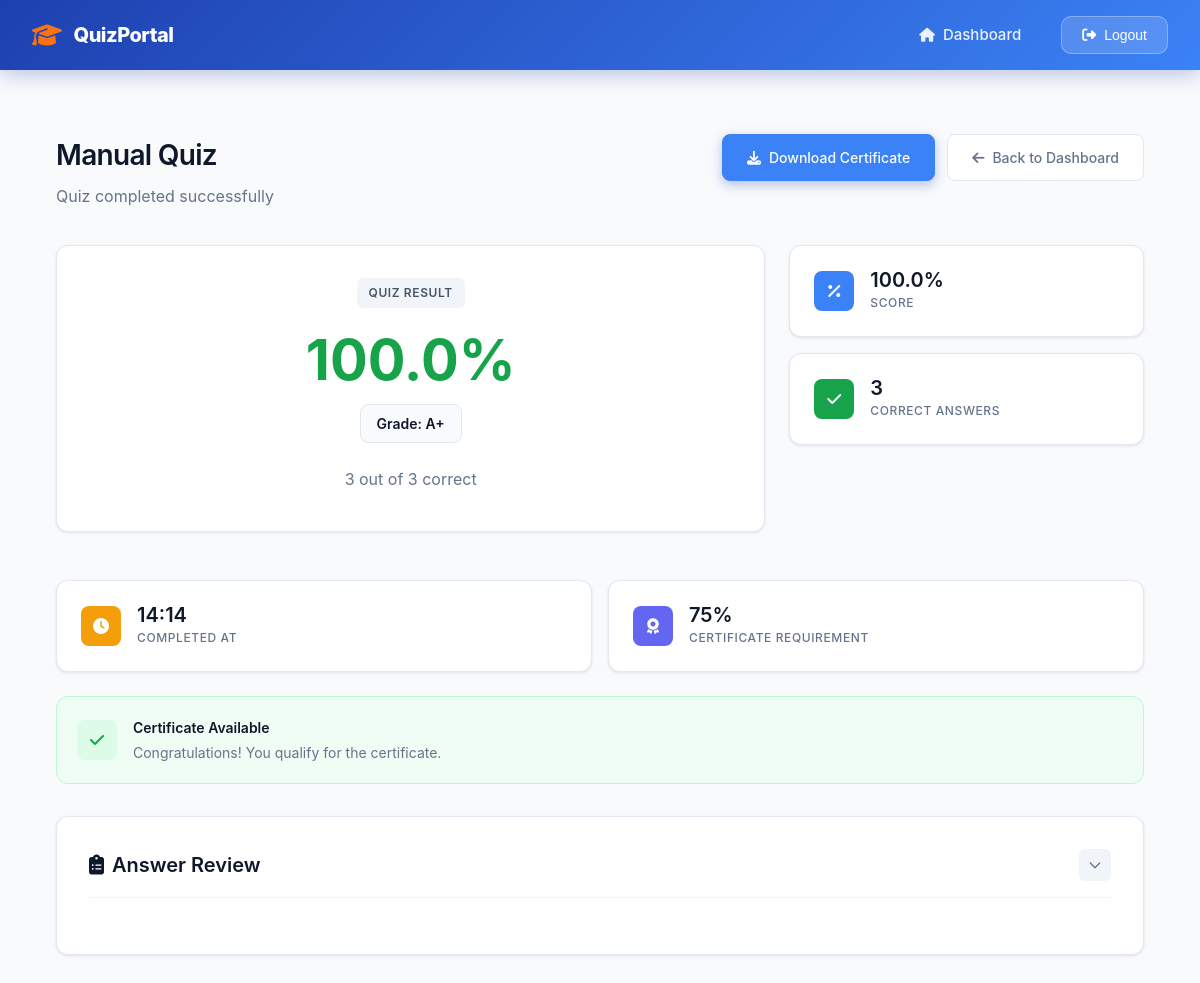
The page /quiz/result/11/ (signed in) on the database its author committed.
### video_app/models.py (models this page shows, shortened)
class QuizResult(models.Model):
    attempt = models.OneToOneField(QuizAttempt, on_delete=models.CASCADE, related_name='result')
    student = models.ForeignKey(settings.AUTH_USER_MODEL, on_delete=models.CASCADE, related_name='quiz_results')
    quiz = models.ForeignKey(Quiz, on_delete=models.CASCADE, related_name='results')
    score = models.PositiveIntegerField(default=0)
    total_questions = models.PositiveIntegerField(default=0)
    percentage = models.FloatField(default=0.0)
    completed_at = models.DateTimeField(auto_now_add=True)
    class Meta:
        indexes = [
            models.Index(fields=['student', 'completed_at']),
            models.Index(fields=['quiz', 'completed_at']),
        ]
    @property
    def grade(self):
        if self.percentage >= 90: return 'A+'
        elif self.percentage >= 80: return 'A'
        elif self.percentage >= 70: return 'B'
        elif self.percentage >= 60: return 'C'
        else: return 'F'

class Quiz(models.Model):
    title = models.CharField(max_length=255)
    description = models.TextField(blank=True)
    time_limit_minutes = models.PositiveIntegerField(default=30, help_text="Time limit in minutes")
    shuffle_questions = models.BooleanField(default=False)
    max_attempts = models.PositiveIntegerField(default=0, help_text="Maximum attempts per student (0 for unlimited)")
    is_active = models.BooleanField(default=True)
    start_time = models.DateTimeField(null=True, blank=True, help_text="Leave blank for no schedule")
    end_time = models.DateTimeField(null=True, blank=True, help_text="Leave blank for no schedule")
    certificate_min_percentage = models.FloatField(default=60.0, help_text="Minimum % score required to download certificate")
    created_at = models.DateTimeField(auto_now_add=True)
    questions = models.ManyToManyField(Question, through='QuizQuestion', blank=True)
    class Meta:
        indexes = [
            models.Index(fields=['is_active']),
            models.Index(fields=['start_time']),
            models.Index(fields=['end_time']),
        ]
    def has_reached_max_attempts(self, student):
        if self.max_attempts == 0:
            return False  # Unlimited attempts
        return self.get_student_attempts(student) >= self.max_attempts

### video_app/views.py (the view)
# urls.py: path('quiz/result/<int:attempt_id>/', views.quiz_result, name='quiz_result'),
@student_login_required
def quiz_result(request, attempt_id):
    attempt = get_object_or_404(QuizAttempt, id=attempt_id, student=request.user)
    if not attempt.is_submitted:
        return redirect('video_app:start_quiz', quiz_id=attempt.quiz.id)
    if attempt.quiz.has_reached_max_attempts(request.user):
        messages.info(request, f"You have reached the maximum number of attempts ({attempt.quiz.max_attempts}) for this quiz.")
    result = get_object_or_404(QuizResult, attempt=attempt)
    review_items = review_items_for_attempt(attempt)
    min_pct = attempt.quiz.certificate_min_percentage
    certificate_eligible = result.percentage >= min_pct
    return render(request, 'student/quiz_result.html', {
        'result': result,
        'attempt': attempt,
        'review_items': review_items,
        'certificate_eligible': certificate_eligible,
        'min_pct': min_pct,
        'max_attempts_reached': attempt.quiz.has_reached_max_attempts(request.user),
    })

### video_app/models.py (called while the page is built)
    def get_options(self):
        pairs = [
            ('A', self.option_a),
            ('B', self.option_b),
            ('C', self.option_c),
            ('D', self.option_d),
            ('E', self.option_e),
            ('F', self.option_f),
        ]
        return [(letter, text) for letter, text in pairs if text.strip()]

    def is_answer_correct(self, selected):
        if not selected:
            return False
        return selected.upper() in [a.upper() for a in (self.correct_answers or [])]

### video_app/selectors.py (called while the page is built)
def question_map_for_ids(question_ids):
    return Question.objects.in_bulk(question_ids)

def review_items_for_attempt(attempt):
    question_map = question_map_for_ids(attempt.question_order)
    answer_map = {
        answer.question_id: answer
        for answer in attempt.answers.select_related('question')
    }
    items = []
    for question_id in attempt.question_order:
        question = question_map.get(question_id)
        if question is None:
            continue
        answer = answer_map.get(question_id)
        selected_answers = answer.selected_answers if answer else []
        correct_answers = set(a.upper() for a in (question.correct_answers or []))
        selected_set = set(a.upper() for a in selected_answers)
        items.append({
            'question': question,
            'selected_answers': selected_answers,
            'is_correct': selected_set == correct_answers and len(selected_set) > 0,
        })
    return items

### video_app/templatetags/quiz_tags.py (called while the page is built)
@register.filter
def option_pairs(question):
    return question.get_options()

@register.filter
def is_correct_answer(question, letter):
    return question.is_answer_correct(letter)

@register.filter
def join_list(lst, sep=", "):
    if not lst:
        return ""
    return sep.join(str(x) for x in lst)

### video_app/templates/student/quiz_result.html (shortened to what this page needs)
{% extends "student/base_student.html" %}
{% load quiz_tags %}
{% block student_content %}
<div class="dashboard-container">
    <div class="dashboard-header">
        <div>
            <h1 class="dashboard-title">{{ result.quiz.title }}</h1>
            <p class="dashboard-subtitle">Quiz completed successfully</p>
        </div>
        <div class="actions-section">
            {% if certificate_eligible %}
            <a href="{% url 'video_app:download_certificate' attempt.id %}" class="btn btn-primary">
                <i class="fas fa-download"></i>
                Download Certificate
            </a>
            {% endif %}
            <a href="{% url 'video_app:student_dashboard' %}" class="btn btn-secondary">
                <i class="fas fa-arrow-left"></i>
                Back to Dashboard
            </a>
        </div>
    </div>
    <div class="dashboard-grid">
        <div class="main-result-section">
            <div class="result-card">
                <div class="result-badge">Quiz Result</div>
                <div class="result-score {% if result.percentage >= 60 %}high{% else %}low{% endif %}">
                    {{ result.percentage|floatformat:1 }}%
                </div>
                <div class="result-grade">Grade: {{ result.grade }}</div>
                <div class="result-summary">{{ result.score }} out of {{ result.total_questions }} correct</div>
            </div>
            <div class="stats-column">
                <div class="stat-card">
                    <div class="stat-icon primary">
                        <i class="fas fa-percentage"></i>
                    </div>
                    <div class="stat-content">
                        <div class="stat-value">{{ result.percentage|floatformat:1 }}%</div>
                        <div class="stat-label">Score</div>
                    </div>
                </div>
                <div class="stat-card">
                    <div class="stat-icon success">
                        <i class="fas fa-check"></i>
                    </div>
                    <div class="stat-content">
                        <div class="stat-value">{{ result.score }}</div>
                        <div class="stat-label">Correct Answers</div>
                    </div>
                </div>
            </div>
        </div>
    </div>
    <div class="secondary-stats">
        <div class="stat-card">
            <div class="stat-icon warning">
                <i class="fas fa-clock"></i>
            </div>
            <div class="stat-content">
                <div class="stat-value">{{ result.completed_at|date:"H:i" }}</div>
                <div class="stat-label">Completed at</div>
            </div>
        </div>
        <div class="stat-card">
            <div class="stat-icon info">
                <i class="fas fa-award"></i>
            </div>
            <div class="stat-content">
                <div class="stat-value">{{ min_pct|floatformat:0 }}%</div>
                <div class="stat-label">Certificate Requirement</div>
            </div>
        </div>
    </div>
    <div class="certificate-alert {% if certificate_eligible %}success{% endif %}">
        <div class="certificate-icon">
            {% if certificate_eligible %}
                <i class="fas fa-check"></i>
            {% else %}
                <i class="fas fa-info"></i>
            {% endif %}
        </div>
        <div class="certificate-content">
            <div class="certificate-title">
                {% if certificate_eligible %}Certificate Available{% else %}Certificate Requirement{% endif %}
            </div>
            <div class="certificate-message">
                {% if certificate_eligible %}
                    Congratulations! You qualify for the certificate.
                {% else %}
                    You need {{ min_pct|floatformat:0 }}% to qualify for the certificate (you scored {{ result.percentage|floatformat:1 }}%).
                {% endif %}
            </div>
        </div>
    </div>
    <div class="review-section">
        <div class="review-header" onclick="toggleAccordion()">
            <h2 class="review-title">
                <i class="fas fa-clipboard-list"></i>
                Answer Review
            </h2>
            <button class="accordion-toggle" id="accordionToggle">
                <svg fill="none" stroke="currentColor" viewBox="0 0 24 24">
                    <path stroke-linecap="round" stroke-linejoin="round" stroke-width="2" d="M19 9l-7 7-7-7"></path>
                </svg>
            </button>
        </div>
    </div>
</div>
{% endblock %}

### video_app/templates/base.html (style rules this page uses)
:root { --primary: #4f46e5; --primary-dark: #3730a3; --primary-light: #818cf8; --accent: #06b6d4; --danger: #ef4444; --success: #22c55e; --warning: #f59e0b; --bg: #f1f5f9; --surface: #ffffff; --text: #1e293b; --muted: #64748b; --border: #e2e8f0; --radius: 12px; --shadow: 0 4px 24px rgba(0, 0, 0, .08); }
* { box-sizing: border-box; margin: 0; padding: 0; }
body { font-family: 'Segoe UI', system-ui, sans-serif; background: var(--bg); color: var(--text); min-height: 100vh; }
a { color: inherit; text-decoration: none; }
.btn { display: inline-flex; align-items: center; gap: 6px; padding: 10px 20px; border-radius: 8px; border: none; cursor: pointer; font-size: 14px; font-weight: 600; transition: .2s; }
.btn-primary { background: var(--primary); color: #fff; }

### video_app/templates/student/base_student.html (style rules this page uses)
:root { --primary-dark: #1E40AF; --primary-medium: #3B82F6; --primary-light: #60A5FA; --accent-blue: #3B82F6; --accent-purple: #8B5CF6; --accent-emerald: #10B981; --accent-amber: #F59E0B; --accent-rose: #F43F5E; --text-primary: #1F2937; --text-secondary: #4B5563; --text-muted: #6B7280; --border-light: rgba(0, 0, 0, 0.1); --bg-card: #FFFFFF; --bg-hover: #F9FAFB; --bg-sidebar: #F8FAFC; --shadow-sm: 0 1px 2px 0 rgba(0, 0, 0, 0.05); --shadow-md: 0 4px 6px -1px rgba(0, 0, 0, 0.1); --shadow-lg: 0 10px 15px -3px rgba(0, 0, 0, 0.1); --shadow-xl: 0 20px 25px -5px rgba(0, 0, 0, 0.1); --brand-orange: #F97316; --brand-blue: #1E40AF; --brand-light-orange: #FB923C; }
* { box-sizing: border-box; }
body { background: linear-gradient(135deg, #F8FAFC 0%, #E2E8F0 100%); font-family: -apple-system, BlinkMacSystemFont, 'Segoe UI', Roboto, 'Helvetica Neue', Arial, sans-serif; margin: 0; padding: 0; }
.btn { padding: 10px 20px; border-radius: 10px; font-size: 14px; font-weight: 500; text-decoration: none; border: none; cursor: pointer; transition: all 0.3s ease; display: inline-flex; align-items: center; gap: 8px; justify-content: center; }
.btn-primary { background: linear-gradient(135deg, var(--brand-blue), var(--primary-medium)); color: white; box-shadow: 0 4px 12px rgba(30, 64, 175, 0.3); }
a { cursor: pointer; }

### rows shown on the page
QuizResult: quiz "Manual Quiz", percentage "100.0", grade "A+", score "3", total_questions "3", completed_at "14:14"
Quiz: certificate_min_percentage "75"
